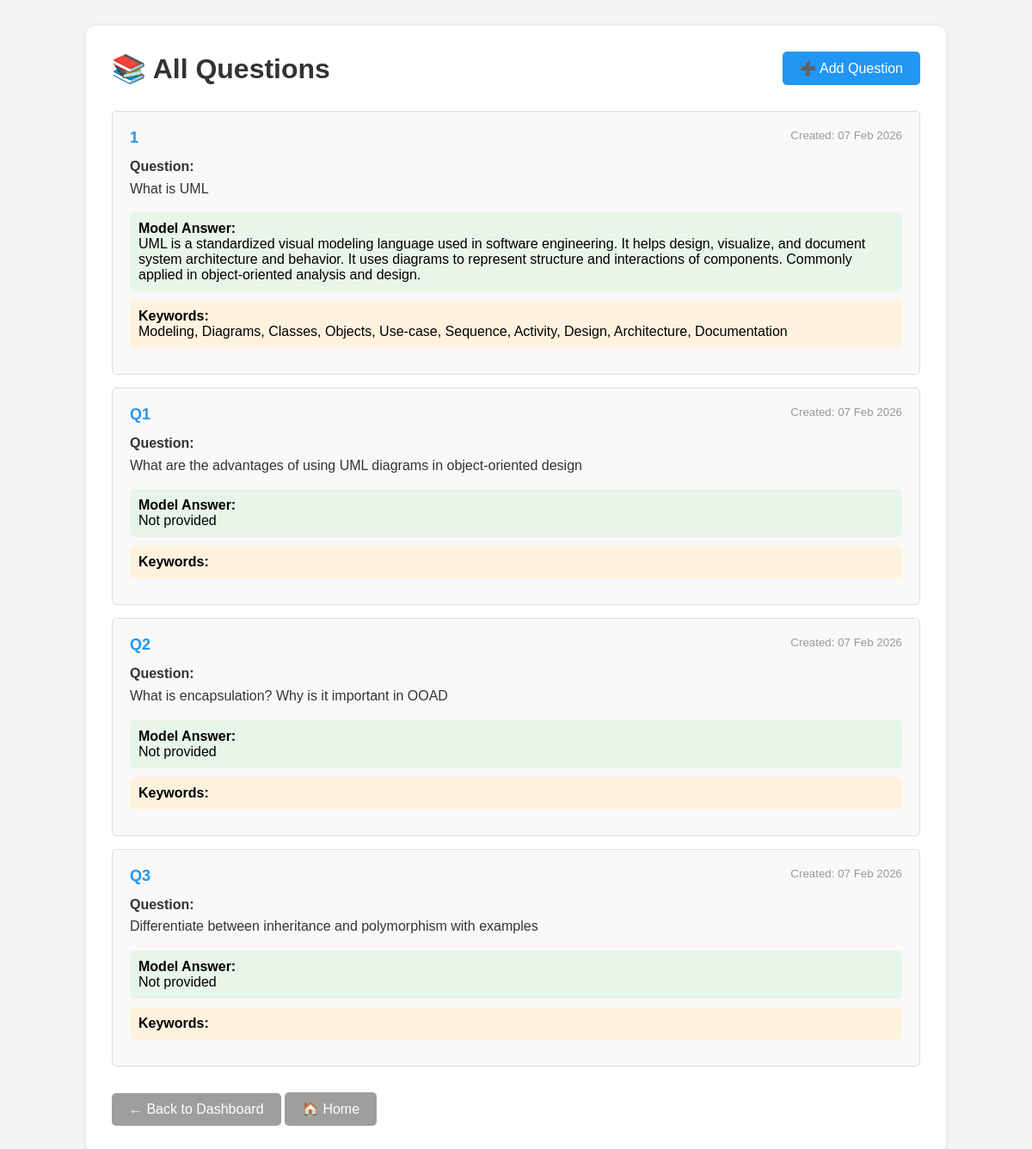
Screenshot of /teacher/questions/ (signed in) with the database file from the repository.
### autograder/models.py (models this page shows, shortened)
class Question(models.Model):
    question_number = models.CharField(max_length=10)
    question_text = models.TextField()
    question_image = models.ImageField(upload_to='questions/', blank=True, null=True)
    model_answer = models.TextField(blank=True)
    keywords = models.TextField()
    created_by = models.ForeignKey(User, on_delete=models.CASCADE, related_name='questions')
    created_at = models.DateTimeField(auto_now_add=True)

### autograder/views.py (the view)
# urls.py: path('teacher/questions/', views.view_questions, name='view_questions'),
@login_required
def view_questions(request):
    questions = Question.objects.filter(created_by=request.user).order_by('question_number')
    return render(request, 'view_questions.html', {'questions': questions})

### autograder/templates/view_questions.html (shortened to what this page needs)
<!doctype html>
<html>
  <head>
  </head>
  <body>
    <div class="container">
      <div class="header">
        <h1>📚 All Questions</h1>
        <a href="{% url 'add_question' %}" class="btn">➕ Add Question</a>
      </div>
      {% if questions %}
      <div class="question-list">
        {% for question in questions %}
        <div class="question-card">
          <div class="question-header">
            <div class="question-number">{{ question.question_number }}</div>
            <small style="color: #999"
              >Created: {{ question.created_at|date:"d M Y" }}</small
            >
          </div>
          <div class="question-text">
            <strong>Question:</strong><br />
            {{ question.question_text }}
          </div>
          <div class="model-answer">
            <strong>Model Answer:</strong><br />
            {{ question.model_answer|default:"Not provided" }}
          </div>
          <div class="keywords">
            <strong>Keywords:</strong><br />
            {{ question.keywords }}
          </div>
        </div>
        {% endfor %}
      </div>
      {% endif %}
      <div class="back">
        <a
          href="{% url 'teacher_dashboard' %}"
          class="btn"
          style="background: #9e9e9e"
          >← Back to Dashboard</a
        >
        <a href="/" class="btn" style="background: #9e9e9e">🏠 Home</a>
      </div>
    </div>
  </body>
</html>

### autograder/templates/view_questions.html (style rules this page uses)
body { font-family: Arial; max-width: 1000px; margin: 30px auto; background: #f5f5f5; }
.container { background: white; padding: 30px; border-radius: 10px; box-shadow: 0 2px 10px rgba(0, 0, 0, 0.1); }
.header { display: flex; justify-content: space-between; align-items: center; margin-bottom: 30px; }
h1 { margin: 0; color: #333; }
.btn { background: #2196f3; color: white; padding: 10px 20px; text-decoration: none; border-radius: 5px; display: inline-block; }
.question-card { padding: 20px; margin-bottom: 15px; border: 1px solid #ddd; border-radius: 5px; background: #f9f9f9; }
.question-header { display: flex; justify-content: space-between; margin-bottom: 10px; }
.question-number { font-weight: bold; color: #2196f3; font-size: 18px; }
.question-text { margin-bottom: 15px; color: #333; line-height: 1.6; }
.model-answer { background: #e8f5e9; padding: 10px; border-radius: 5px; margin: 10px 0; }
.keywords { background: #fff3e0; padding: 10px; border-radius: 5px; margin: 10px 0; }
.back { margin-top: 30px; }

### rows the page displays
Question: question_number "1", created_at "07 Feb 2026", question_text "What is UML", model_answer "UML is a standardized visual modeling language used in software engineering. It helps design, visualize, and document system architecture and behavior. It uses diagrams to represent structure and interactions of components. Commonly applied in object-oriented analysis and design.", keywords "Modeling, Diagrams, Classes, Objects, Use-case, Sequence, Activity, Design, Architecture, Documentation"
Question: question_number "Q1", created_at "07 Feb 2026", question_text "What are the advantages of using UML diagrams in object-oriented design", model_answer "Not provided"
Question: question_number "Q2", created_at "07 Feb 2026", question_text "What is encapsulation? Why is it important in OOAD", model_answer "Not provided"
Question: question_number "Q3", created_at "07 Feb 2026", question_text "Differentiate between inheritance and polymorphism with examples", model_answer "Not provided"
